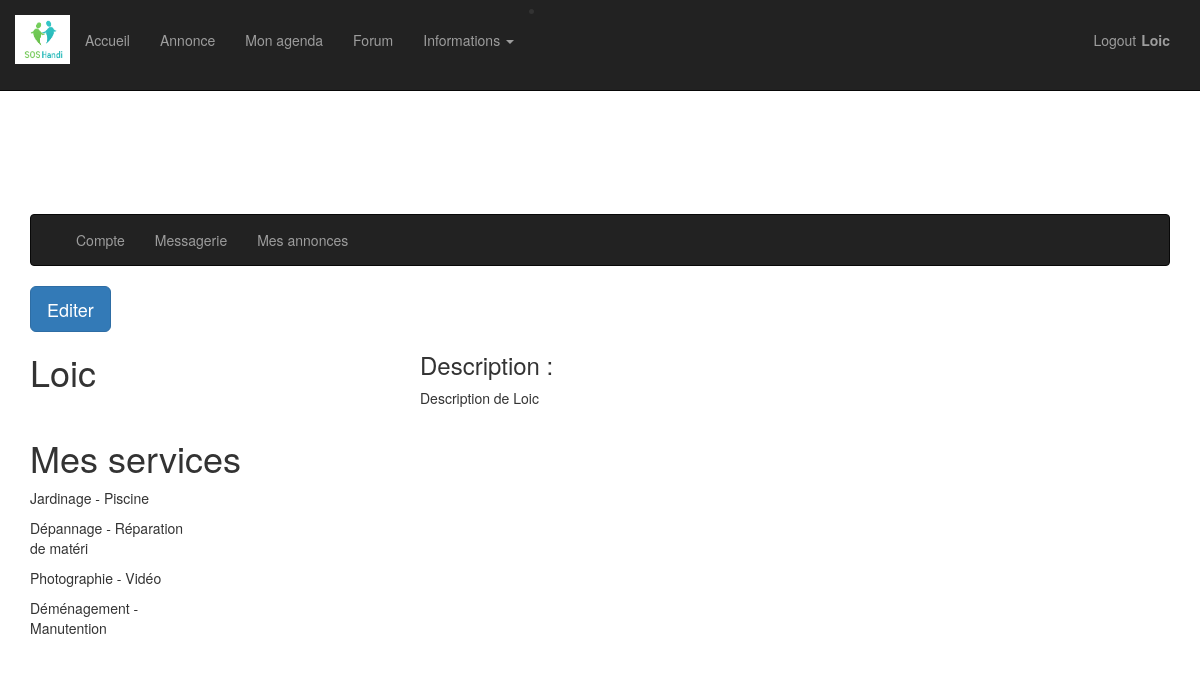
The app's page /View/Profile.php (signed in), older data.
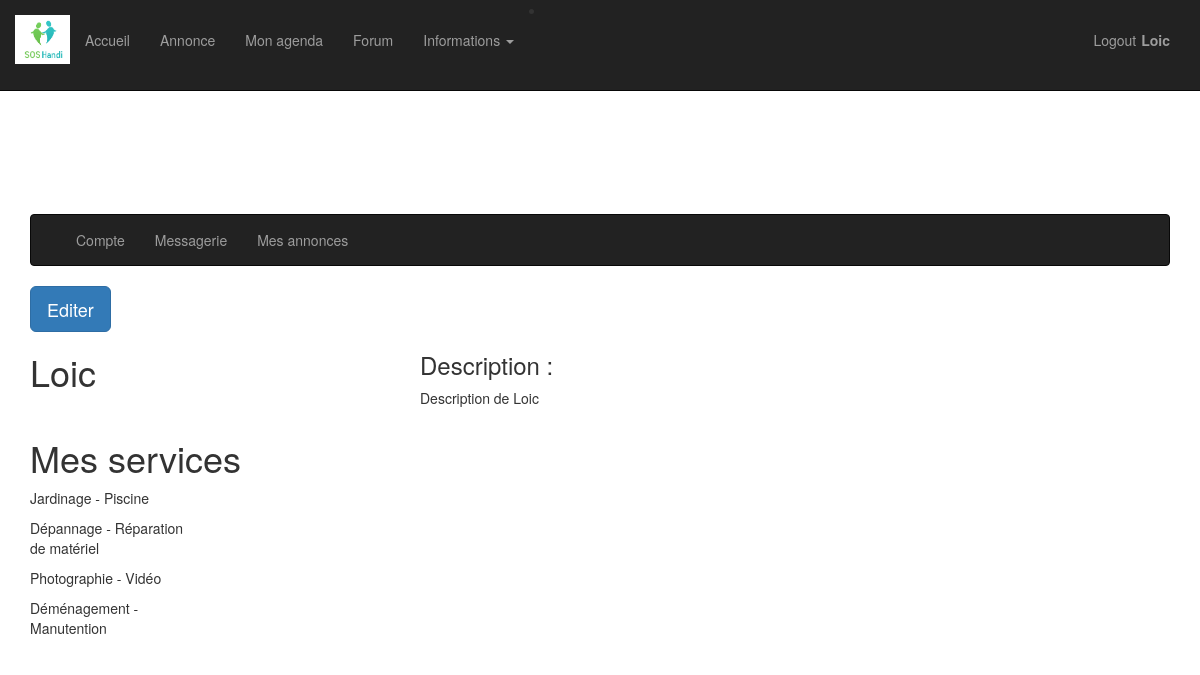
The same page, newer data.
### tables this page shows
CREATE TABLE Utilisateur (
	idUtilisateur int AUTO_INCREMENT PRIMARY KEY,
    login varchar(32),
    email varchar(32) NOT NULL UNIQUE,
    mdp varchar(12) NOT NULL,
	description text NOT NULL,
	dateNaiss date NOT NULL,
    typeU varchar(32) NOT NULL
);

CREATE TABLE UtilisateurService(
	idUtilisateur int NOT NULL,
	FOREIGN KEY(idUtilisateur) REFERENCES Utilisateur(idUtilisateur) ON DELETE CASCADE,
	idService int NOT NULL,
	FOREIGN KEY(idService) REFERENCES Service(idService) ON DELETE CASCADE,
	disponible boolean NOT NULL
);

CREATE TABLE Service (
	idService int AUTO_INCREMENT NOT NULL PRIMARY KEY,
	nom varchar(128) NOT NULL
);

### Model/fonctions_profil.php (called while the page is built, shortened)
<?php
	function get_user($pseudo)
	{
		include('config.php');
		try{
			$req = $bdd->prepare('select * from Utilisateur where login = ?');
			$req->execute(array($pseudo));
			if($donnees = $req->fetch())
			{
				$originalDate = $donnees['dateNaiss'] ;
				$donnees['dateNaiss'] = date("d-m-Y", strtotime($originalDate));
				return $donnees ;
			}
		} catch(Exception $e)
		{
			echo 'erreur :'.$e->getMessage();
		}
	}
	function get_services($idUser) {
		include('config.php');
		$stmt = $bdd->prepare('SELECT idService FROM UtilisateurService WHERE idUtilisateur = ?');
		$stmt->bindValue(1, $_SESSION['user_id'], PDO::PARAM_INT);
		$stmt->execute();
		$lesServices = $stmt->fetchAll();
		return $lesServices;
	}
?>

### Model/fonctions_annonces.php (called while the page is built, shortened)
<?php
	function get_nomService($idService) {
		include('config.php');
		$query = 'SELECT nom FROM Service WHERE idService = ?';
		$stmt = $bdd->prepare($query);
		$stmt->bindValue(1, $idService, PDO::PARAM_INT);
		$stmt->execute();
		if ($donnee = $stmt->fetch()) {
			return $donnee['nom'];
		}
	}
?>

### View/Profile.php (the view, shortened to what this page needs)
<!DOCTYPE html>
<html lang="en">
<head>
    <link href="../css/bootstrap.min.css" rel="stylesheet">
    <link href="../css/style.css" rel="stylesheet">
    <link href="../css/hover-min.css" rel="stylesheet">
    <link href="../css/swiper.min.css" rel="stylesheet">
    <link href="../css/profile.css" rel="stylesheet">
</head>
<body>
    <?php require("menu.php");?>
		<?php
		include('../Model/fonctions_profil.php');
		$user = get_user($_SESSION['username']);
		$services = get_services($_SESSION['user_id']);
		?>
		<div class="container">
            <?php require("menuProfile.php");?> <a href="EditProfile.php" class="btn btn-primary btn-lg" role="button">Editer</a>
                <div class="row">
                    <div class="col-xs-4">
                        <h1><?php echo $user['login'] ?></h1> </div>
                    <div class="col-xs-8">
                        <h3>Description :</h3>
                        <p>
                            <?php echo $user['description'] ?>
                        </p>
                    </div>
                </div>
                <h1>Mes services</h1>
				<?php
				include('../Model/fonctions_annonces.php');
				foreach ($services as $service) {
				?>
                <div class="row">
                    <div class="col-xs-2">
                        <p><?php $nomServ = get_nomService($service['idService']);
							echo $nomServ ?></p>
                    </div>
                </div>
				<?php } ?>
        </div>
</body>
</html>

### View/menu.php (shortened to what this page needs)
<nav class="navbar navbar-inverse navbar-fixed-top" role="navigation">
    <div class="container">
        <div class="navbar-header">
            <a class="navbar-brand" href="#"> <img style="width: 55px;" src="http://localhost/Projet-Web-DUT/img/logo.png" alt=""> </a>
        </div>
        <div class="collapse navbar-collapse" id="bs-example-navbar-collapse-1">
            <ul class="nav navbar-nav">
                <li> <a href="http://localhost/Projet-Web-DUT">Accueil</a> </li>
                <li> <a href="http://localhost/Projet-Web-DUT/View/all_annonces.php">Annonce</a> </li>
                <li> <a href="#">Mon agenda</a> </li>
                <li> <a href="#">Forum</a> </li>
                <li class="dropdown"> <a href="#" data-toggle="dropdown" class="dropdown-toggle">Informations <b class="caret"></b></a>
                </li>
            </ul>
            <?php if($_SESSION['logged']==0){?>
                <li><a href="http://localhost/Projet-Web-DUT/View/login.php" style="padding : 30px 0; color:#9d9d9d;" class="pull-right userlogin">Login</a> </li>
                <?php }else if($_SESSION['logged']==1){?>
                    <li>
                        <a href="http://localhost/Projet-Web-DUT/View/Profile.php" style="padding : 30px 0; color:#9d9d9d;" class="pull-right userlogin"> <b> <p><?php echo $_SESSION['username']?> </p></b> </a> <a href="http://localhost/Projet-Web-DUT/Controler/logout.php" style="padding : 30px 0;margin-right:5px; color:#9d9d9d;" class="pull-right userlogin"> Logout </a> </li>
                    <?php }?>
        </div>
    </div>
</nav>

### View/menuProfile.php
<nav id="menuProfile" class="navbar navbar-inverse" role="navigation">
    <div class="container">
        <div class="collapse navbar-collapse" id="bs-example-navbar-collapse-1">
            <ul class="nav navbar-nav">
                <li> <a href="http://localhost/Projet-Web-DUT/View/Profile.php">Compte</a> </li>
                <li> <a href="http://localhost/Projet-Web-DUT/View/messagerie.php">Messagerie</a> </li>
                <li> <a href="http://localhost/Projet-Web-DUT/View/mesAnnonces.php">Mes annonces</a> </li>
            </ul>
        </div>
    </div>
</nav>

### css/style.css (style rules this page uses)
body { padding-top: 70px; }
.navbar-fixed-top .nav { padding: 15px 0; }
.navbar-fixed-top .navbar-brand { padding: 0 15px; }
.userlogin { padding: 30px 0; list-style: none; }
@media (min-width:768px) { body { padding-top: 100px; } }
@media (min-width:768px) { .navbar-fixed-top .navbar-brand { padding: 15px 0; } }

### css/profile.css (style rules this page uses)
#menuProfile { margin-top: 10%; }

Row changes from the older to the newer data that the page shows:
removed utilisateurservice: idService.nom "Dépannage - Réparation de matéri"
added utilisateurservice: idService.nom "Dépannage - Réparation de matériel"
